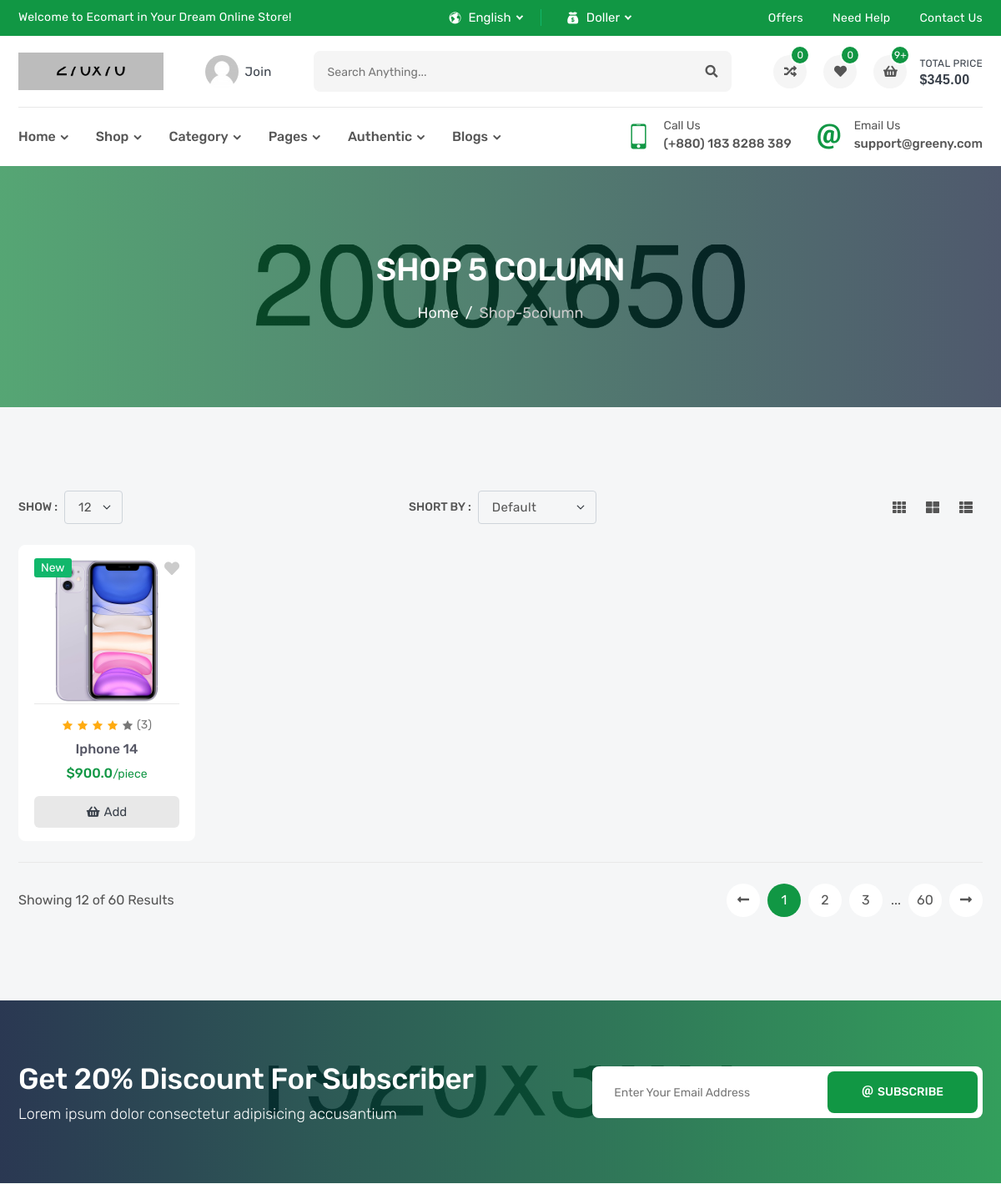
Before: /products/ (upper part) with the older database file.
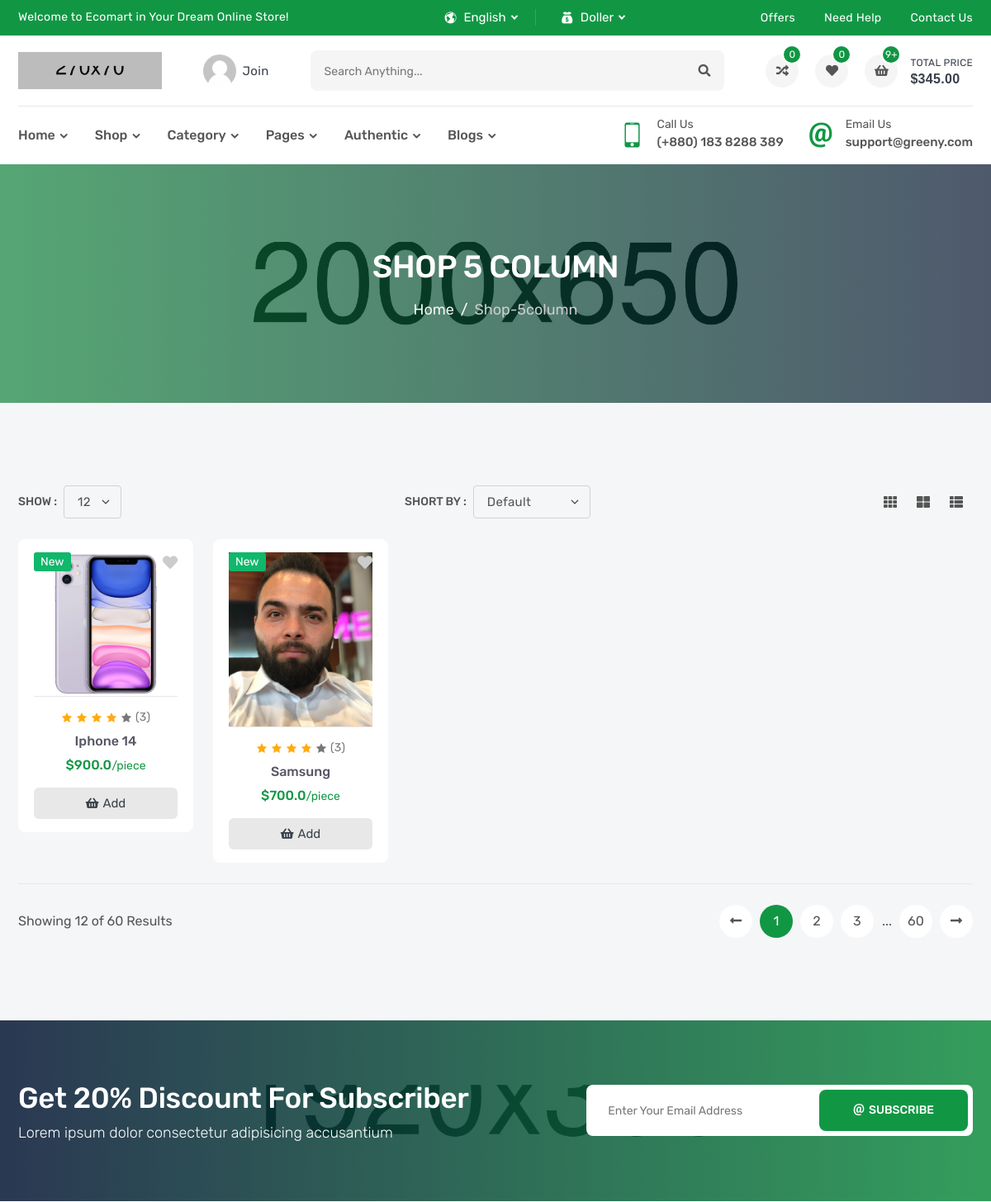
After: the same page with the newer database file.
### products/models.py (models this page shows, shortened)
class Product(models.Model):
    name = models.CharField(_('Name'),max_length=120)
    description = models.TextField(_('description'),max_length=30000)
    sku = models.IntegerField(_('sku'))
    price = models.FloatField(_('price'))
    subtitle = models.TextField(_('subtitle'),max_length=600)
    brand = models.ForeignKey('Brand' ,verbose_name=_('brand'), on_delete=models.CASCADE,related_name='product_brand')
    image = models.ImageField(_('image'),upload_to='products')
    flag = models.CharField(_('flag'),max_length=20,choices=FLAG_TYPES)
    tags = TaggableManager()
    slug = models.SlugField(null=True,blank=True)
    def __str__(self):
        return self.name

### products/views.py (the view)
# urls.py: path('',ProductList.as_view(),name='product_List'),
class ProductList(generic.ListView):
    model = Product

### products/templates/products/product_list.html (shortened to what the changed rows need)
{% extends 'base.html' %}
{% block body %}
        <section class="inner-section single-banner" style="background: url(images/single-banner.jpg) no-repeat center;">
            <div class="container">
                <h2>Shop 5 Column</h2>
            </div>
        </section>
        <section class="inner-section shop-part">
            <div class="container">
                <div class="row row-cols-2 row-cols-md-3 row-cols-lg-3 row-cols-xl-5">
                    {% for product in object_list %}
                          <div class="col">
                        <div class="product-card">
                            <div class="product-media">
                                <div class="product-label">
                                    <label class="label-text new">{{product.flag}}</label>
                                </div>
                                <button class="product-wish wish">
                                    <i class="fas fa-heart"></i>
                                </button>
                                <a class="product-image" href="{% url 'products:product_detail' product.slug %}">
                                    <img src="{{product.image.url}}" alt="product">
                                </a>
                            </div>
                            <div class="product-content">
                                <div class="product-rating">
                                    <i class="active icofont-star"></i>
                                    <i class="active icofont-star"></i>
                                    <i class="active icofont-star"></i>
                                    <i class="active icofont-star"></i>
                                    <i class="icofont-star"></i>
                                    <a href="product-video.html">(3)</a>
                                </div>
                                <h6 class="product-name">
                                    <a href="{% url 'products:product_detail' product.slug %}">{{product}}</a>
                                </h6>
                                <h6 class="product-price">
                                    <span>${{product.price}}<small>/piece</small></span>
                                </h6>
                                <button class="product-add" title="Add to Cart">
                                    <i class="fas fa-shopping-basket"></i>
                                    <span>add</span>
                                </button>
                            </div>
                        </div>
                          </div>
                    {% endfor %}
                </div>
            </div>
        </section>
     {% endblock body %}

Changed rows visible on the page:
added Product: flag "New", image (picture), name "Samsung", price "700.0"
